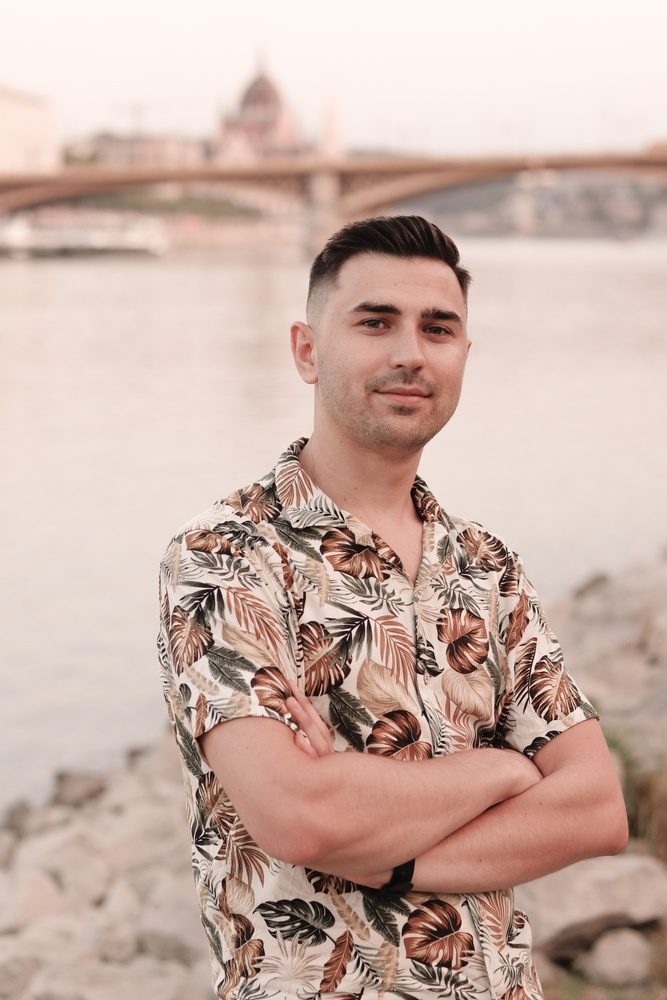
#> input picture Img_FaceDetector/justdave2.jpg, 667 x 1000 px, shrunk from 1365 x 2048 before the run
$ python mark.py
#> lines starting #> are read from the running program, lines starting #| are printed output that depends on the picture; after the words box and inside, x2 and y2 are one past the last pixel; in counts of white or black regions, pixels touching at a corner belong together
from multiprocessing.connection import wait
import cv2 as cv
#"Elsőnek megadjuk a kezdeti alap dolgokat, a képet beolvassuk, a prototípust megadjuk."

face_cascade = cv.CascadeClassifier('haarcascade_frontalface_default.xml')
img = cv.imread('justdave2.jpg')
#> img is the input picture: shape (1000, 667, 3); mean B, G, R 167.9, 177.9, 203.1
print("A kezdeti kép után elindul az arcfelismerése és annak a menete.")
cv.imshow('Kezdeti kep  Markrol', img)
cv.waitKey(0)

print('Gyorsan vége a műveletnek')
gray = cv.cvtColor(img, cv.COLOR_BGR2GRAY)
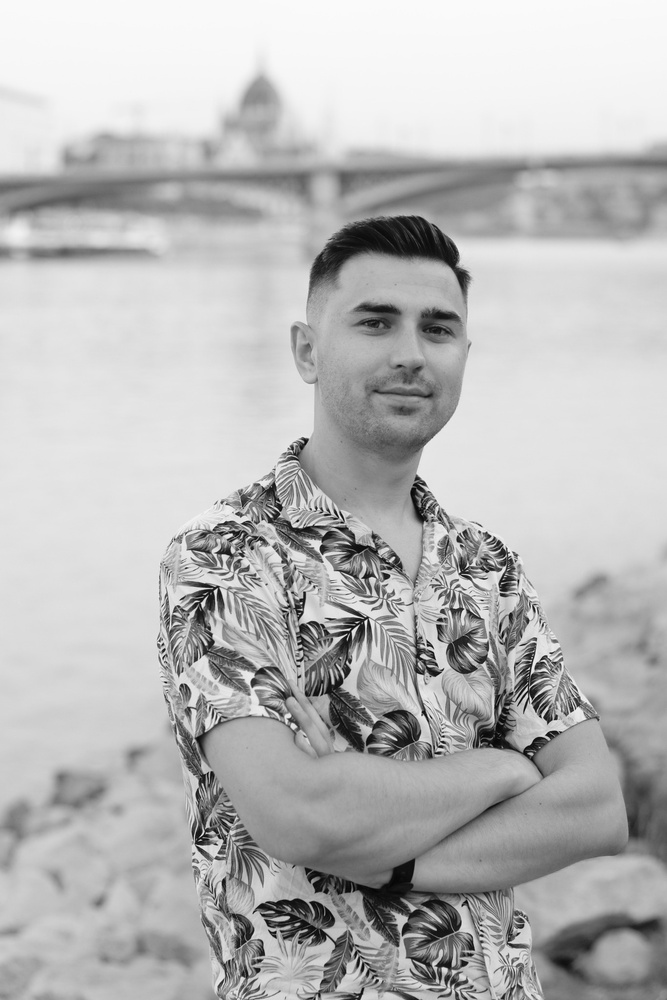
#> gray: shape (1000, 667); min 4, max 251, mean 184.3
faces = face_cascade.detectMultiScale(gray)
#> faces = [[313, 254, 184, 184]]
faces = face_cascade.detectMultiScale(gray, 1.1, 4)


# Draw rectangle around the faces
for (x, y, w, h) in faces:
    cv.rectangle(img, (x, y), (x+w, y+h), (125, 125, 125), 25)
#> this loop made 1 pass
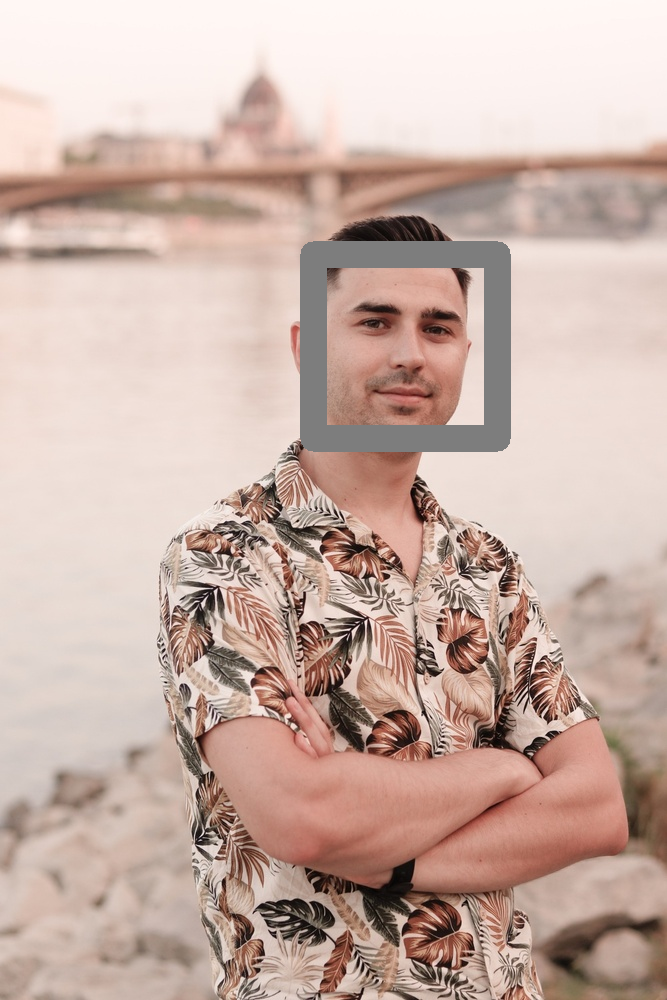
#> img: shape (1000, 667, 3); 2.95% of pixels changed, all inside (x1, y1, x2, y2) = (300, 241, 511, 452)
cv.imshow('Mark negyzettel', img)
cv.waitKey(0)

$ run again, with Img_FaceDetector/arcnoi.jpg copied over Img_FaceDetector/justdave2.jpg
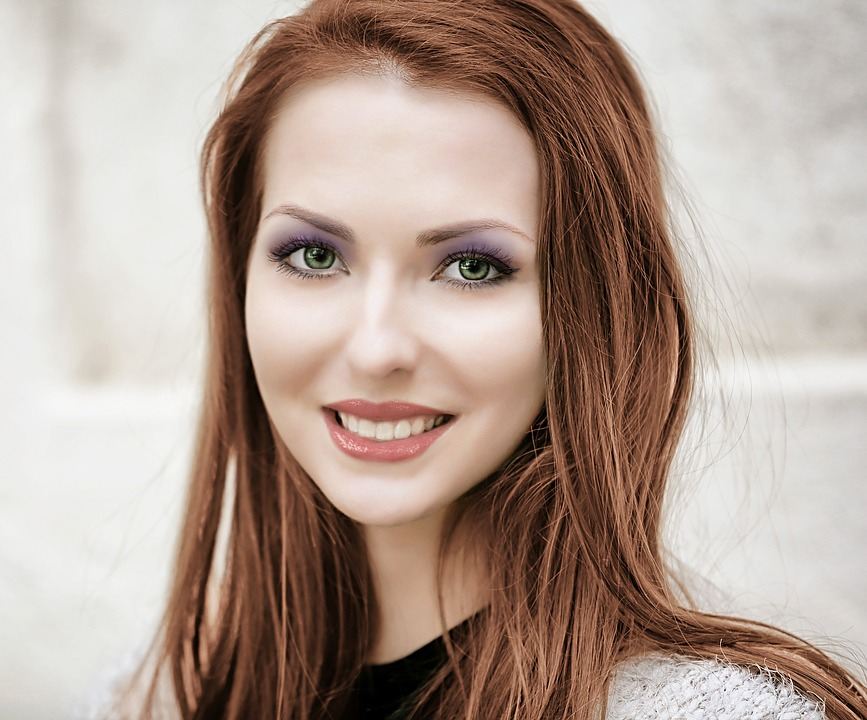
#> input picture Img_FaceDetector/arcnoi.jpg, 867 x 720 px
#> img is the input picture: shape (720, 867, 3); mean B, G, R 147.4, 158.3, 177.2
#> `gray = cv.cvtColor(img, cv.COLOR_BGR2GRAY)`:
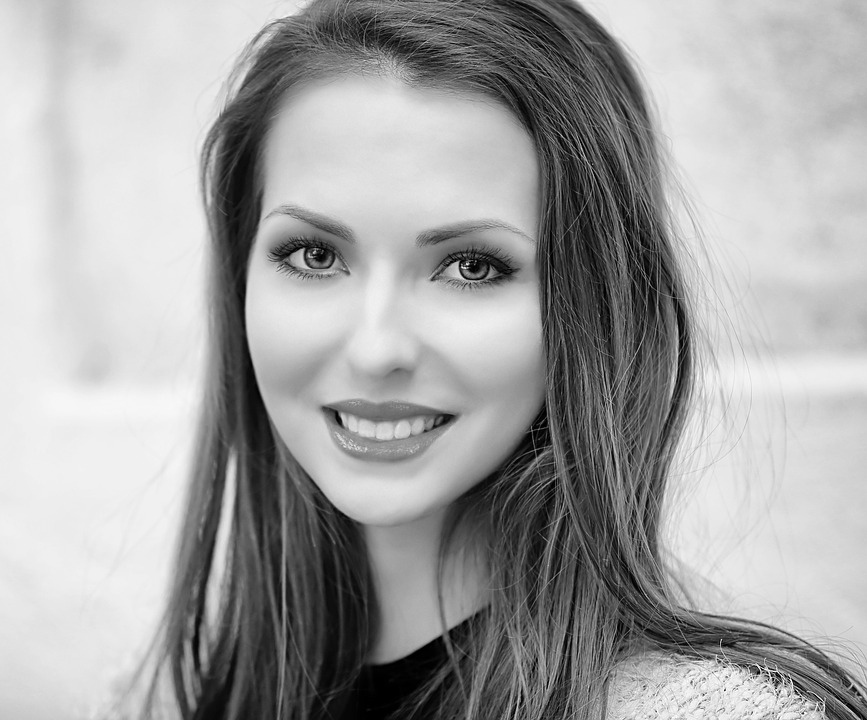
#> gray: shape (720, 867); min 0, max 255, mean 162.8
#> faces = [[181, 100, 418, 418]]
#> the loop `for (x, y, w, h) in faces:` made 1 pass
#> after the loop `for (x, y, w, h) in faces:`:
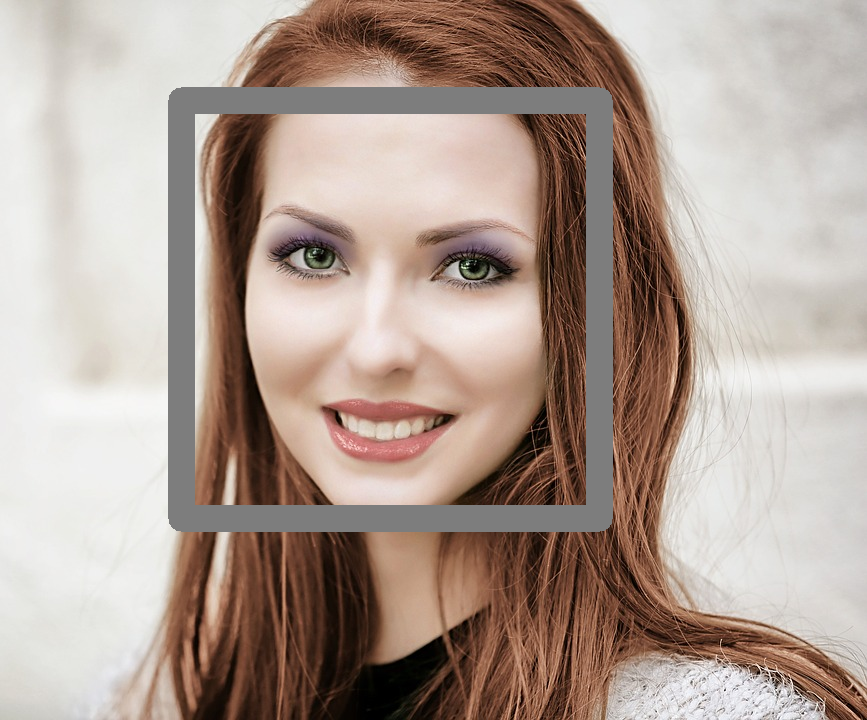
#> img: shape (720, 867, 3); 7.2% of pixels changed, all inside (x1, y1, x2, y2) = (168, 87, 613, 532)

$ run again, with Img_FaceDetector/mark.jpg copied over Img_FaceDetector/justdave2.jpg
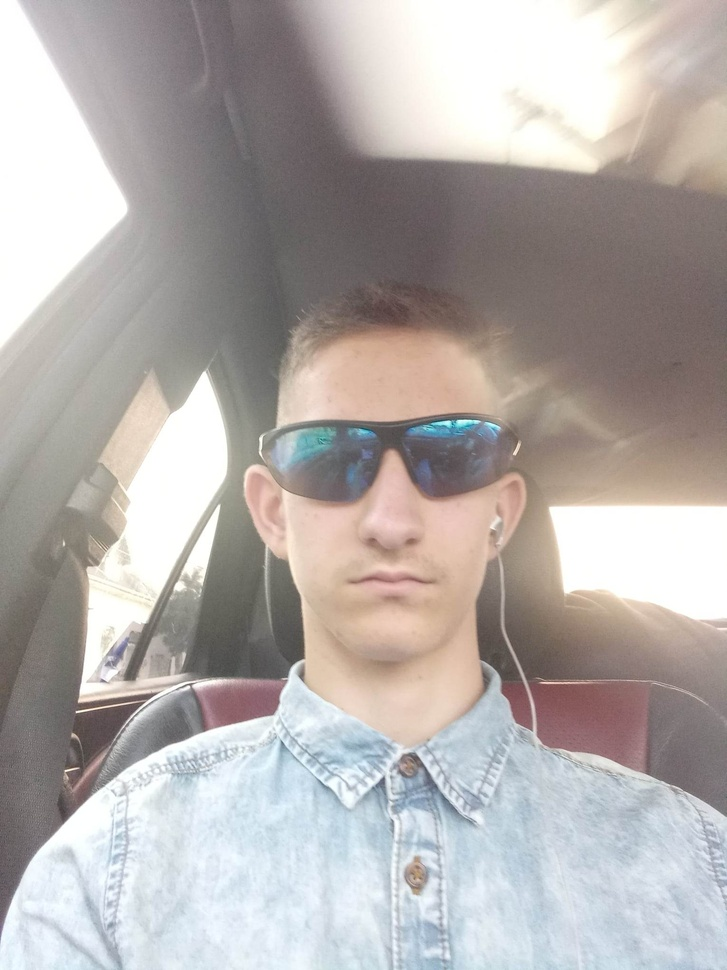
#> input picture Img_FaceDetector/mark.jpg, 727 x 970 px, shrunk from 1530 x 2040 before the run
#> img is the input picture: shape (970, 727, 3); mean B, G, R 171.4, 173.7, 179.3
#> `gray = cv.cvtColor(img, cv.COLOR_BGR2GRAY)`:
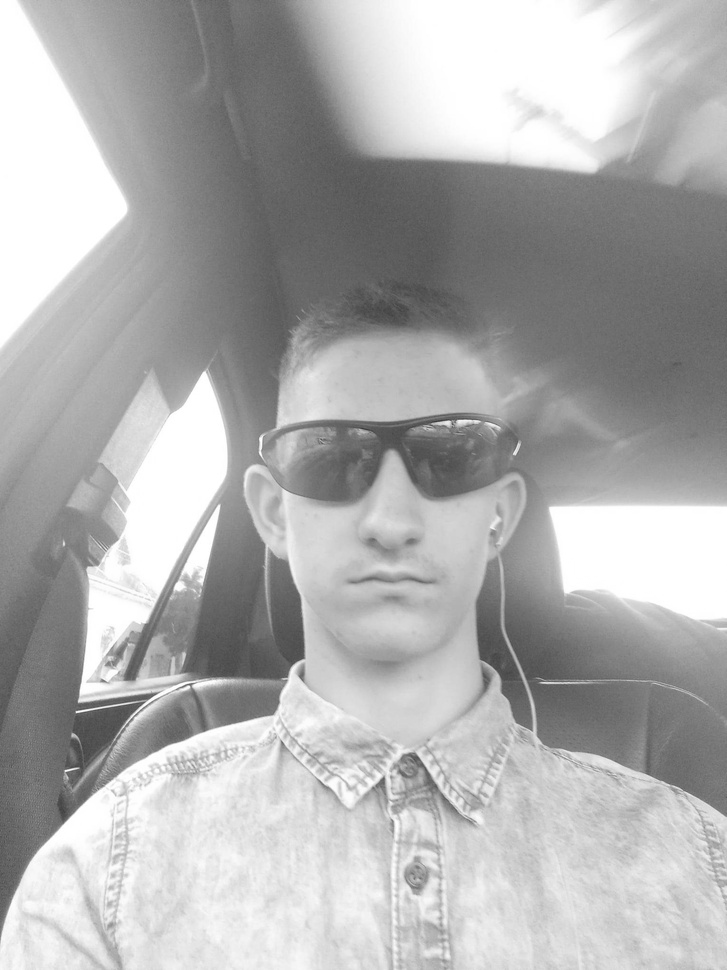
#> gray: shape (970, 727); min 57, max 255, mean 175.1
#> faces = [[243, 361, 293, 293]]
#> the loop `for (x, y, w, h) in faces:` made 1 pass
#> after the loop `for (x, y, w, h) in faces:`:
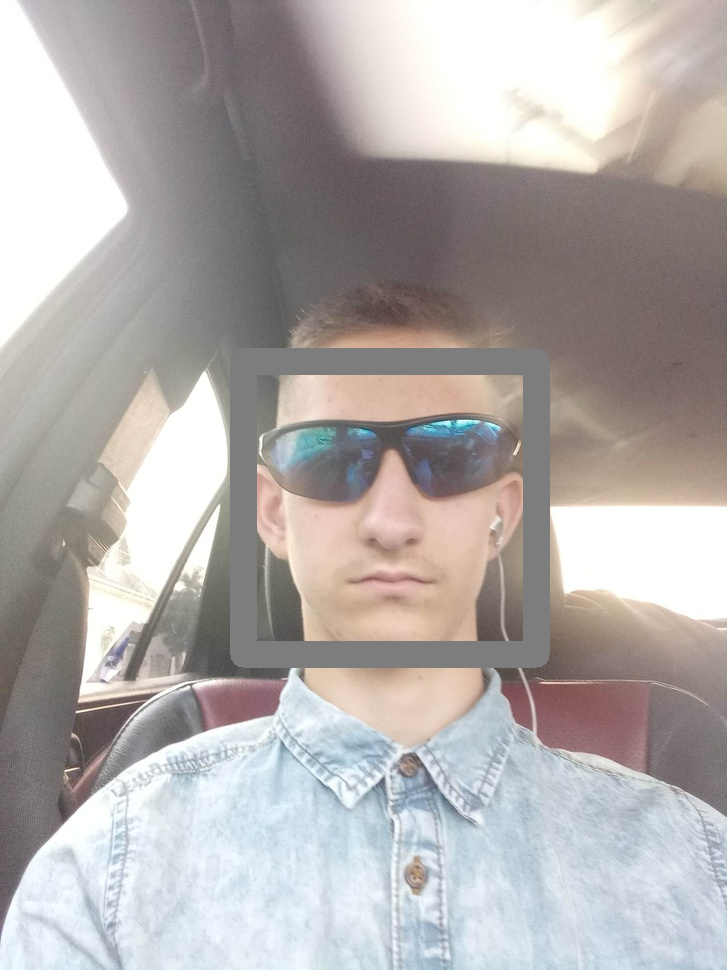
#> img: shape (970, 727, 3); 4.46% of pixels changed, all inside (x1, y1, x2, y2) = (230, 348, 550, 668)
